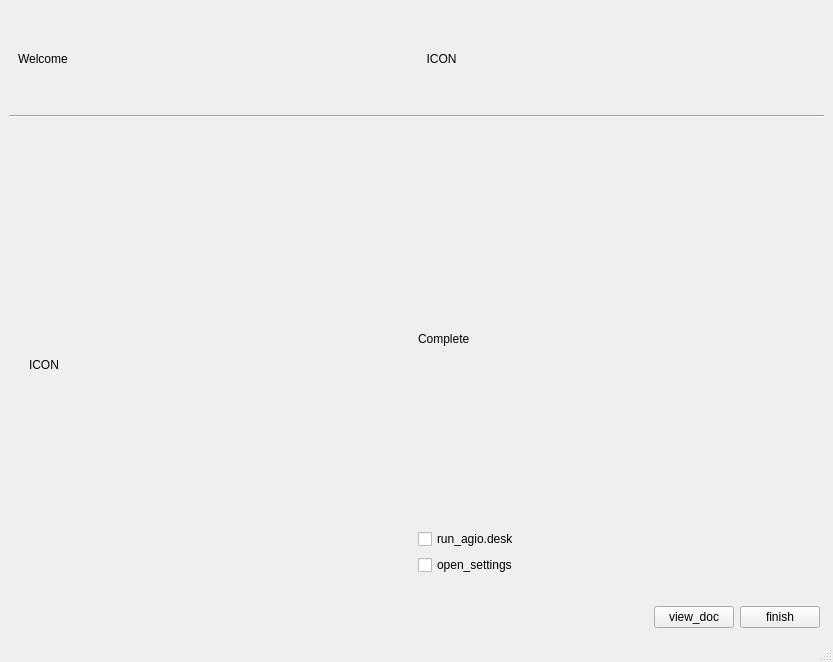
<?xml version="1.0" encoding="UTF-8"?>
<ui version="4.0">
 <class>MainWindow</class>
 <widget class="QMainWindow" name="MainWindow">
  <property name="geometry">
   <rect>
    <x>0</x>
    <y>0</y>
    <width>833</width>
    <height>662</height>
   </rect>
  </property>
  <property name="windowTitle">
   <string>MainWindow</string>
  </property>
  <widget class="QWidget" name="centralwidget">
   <layout class="QVBoxLayout" name="verticalLayout">
    <item>
     <widget class="QWidget" name="top_widdjet" native="true">
      <property name="minimumSize">
       <size>
        <width>0</width>
        <height>100</height>
       </size>
      </property>
      <layout class="QHBoxLayout" name="horizontalLayout">
       <item>
        <widget class="QLabel" name="label_welcome">
         <property name="text">
          <string>Welcome</string>
         </property>
        </widget>
       </item>
       <item>
        <widget class="QLabel" name="label_icon">
         <property name="text">
          <string>  ICON</string>
         </property>
        </widget>
       </item>
      </layout>
     </widget>
    </item>
    <item>
     <widget class="Line" name="line">
      <property name="orientation">
       <enum>Qt::Orientation::Horizontal</enum>
      </property>
     </widget>
    </item>
    <item>
     <widget class="QStackedWidget" name="book_wodjet">
      <property name="currentIndex">
       <number>3</number>
      </property>
      <widget class="QWidget" name="page_1">
       <layout class="QVBoxLayout" name="verticalLayout_2" stretch="1,0">
        <item>
         <widget class="QLabel" name="label_step1">
          <property name="text">
           <string>Step 1</string>
          </property>
          <property name="alignment">
           <set>Qt::AlignmentFlag::AlignLeading|Qt::AlignmentFlag::AlignLeft|Qt::AlignmentFlag::AlignTop</set>
          </property>
         </widget>
        </item>
        <item>
         <layout class="QHBoxLayout" name="button_layout" stretch="0,0">
          <item>
           <spacer name="horizontalSpacer">
            <property name="orientation">
             <enum>Qt::Orientation::Horizontal</enum>
            </property>
            <property name="sizeHint" stdset="0">
             <size>
              <width>40</width>
              <height>20</height>
             </size>
            </property>
           </spacer>
          </item>
          <item>
           <widget class="QPushButton" name="next">
            <property name="text">
             <string>PushButton</string>
            </property>
           </widget>
          </item>
         </layout>
        </item>
       </layout>
      </widget>
      <widget class="QWidget" name="page_2">
       <widget class="QWidget" name="horizontalLayoutWidget">
        <property name="geometry">
         <rect>
          <x>0</x>
          <y>470</y>
          <width>801</width>
          <height>31</height>
         </rect>
        </property>
        <layout class="QHBoxLayout" name="buutton_layout">
         <item>
          <spacer name="horizontalSpacer_2">
           <property name="orientation">
            <enum>Qt::Orientation::Horizontal</enum>
           </property>
           <property name="sizeHint" stdset="0">
            <size>
             <width>40</width>
             <height>20</height>
            </size>
           </property>
          </spacer>
         </item>
         <item>
          <widget class="QPushButton" name="cancel">
           <property name="text">
            <string>PushButton</string>
           </property>
          </widget>
         </item>
         <item>
          <widget class="QPushButton" name="install">
           <property name="text">
            <string>PushButton</string>
           </property>
          </widget>
         </item>
        </layout>
       </widget>
       <widget class="QGroupBox" name="instal_settings">
        <property name="geometry">
         <rect>
          <x>10</x>
          <y>30</y>
          <width>791</width>
          <height>381</height>
         </rect>
        </property>
        <property name="title">
         <string>Settings</string>
        </property>
        <layout class="QFormLayout" name="formLayout">
         <item row="2" column="0">
          <widget class="QCheckBox" name="checkBox_1">
           <property name="text">
            <string>create_shortcut</string>
           </property>
          </widget>
         </item>
         <item row="2" column="1">
          <widget class="QCheckBox" name="checkBox_2">
           <property name="text">
            <string>create_shrotcut_in_menu</string>
           </property>
          </widget>
         </item>
         <item row="1" column="1">
          <layout class="QHBoxLayout" name="horizontalLayout_2">
           <item>
            <widget class="QLineEdit" name="lineEdit"/>
           </item>
           <item>
            <widget class="QToolButton" name="toolButton">
             <property name="text">
              <string>...</string>
             </property>
            </widget>
           </item>
          </layout>
         </item>
         <item row="1" column="0">
          <widget class="QLabel" name="label_browse">
           <property name="text">
            <string>destanation</string>
           </property>
          </widget>
         </item>
        </layout>
       </widget>
      </widget>
      <widget class="QWidget" name="page_3">
       <widget class="QWidget" name="horizontalLayoutWidget_3">
        <property name="geometry">
         <rect>
          <x>0</x>
          <y>480</y>
          <width>811</width>
          <height>26</height>
         </rect>
        </property>
        <layout class="QHBoxLayout" name="button_layout_2" stretch="0,0">
         <item>
          <spacer name="horizontalSpacer_3">
           <property name="orientation">
            <enum>Qt::Orientation::Horizontal</enum>
           </property>
           <property name="sizeHint" stdset="0">
            <size>
             <width>40</width>
             <height>20</height>
            </size>
           </property>
          </spacer>
         </item>
         <item>
          <widget class="QPushButton" name="back">
           <property name="text">
            <string>PushButton</string>
           </property>
          </widget>
         </item>
        </layout>
       </widget>
       <widget class="QGroupBox" name="groupBox">
        <property name="geometry">
         <rect>
          <x>0</x>
          <y>20</y>
          <width>811</width>
          <height>451</height>
         </rect>
        </property>
        <property name="title">
         <string>logs</string>
        </property>
        <layout class="QVBoxLayout" name="verticalLayout_3">
         <item>
          <widget class="QProgressBar" name="progressBar">
           <property name="value">
            <number>24</number>
           </property>
          </widget>
         </item>
         <item>
          <widget class="QTextBrowser" name="textBrowser"/>
         </item>
        </layout>
       </widget>
      </widget>
      <widget class="QWidget" name="page_4">
       <widget class="QWidget" name="horizontalLayoutWidget_4">
        <property name="geometry">
         <rect>
          <x>0</x>
          <y>480</y>
          <width>811</width>
          <height>26</height>
         </rect>
        </property>
        <layout class="QHBoxLayout" name="button_layout_3" stretch="0,0,0">
         <item>
          <spacer name="horizontalSpacer_4">
           <property name="orientation">
            <enum>Qt::Orientation::Horizontal</enum>
           </property>
           <property name="sizeHint" stdset="0">
            <size>
             <width>40</width>
             <height>20</height>
            </size>
           </property>
          </spacer>
         </item>
         <item>
          <widget class="QPushButton" name="doc_button">
           <property name="text">
            <string>view_doc</string>
           </property>
          </widget>
         </item>
         <item>
          <widget class="QPushButton" name="back_2">
           <property name="text">
            <string>finish</string>
           </property>
          </widget>
         </item>
        </layout>
       </widget>
       <widget class="QWidget" name="">
        <property name="geometry">
         <rect>
          <x>20</x>
          <y>30</y>
          <width>771</width>
          <height>421</height>
         </rect>
        </property>
        <layout class="QHBoxLayout" name="horizontalLayout_3">
         <item>
          <widget class="QLabel" name="label_finish">
           <property name="text">
            <string>ICON</string>
           </property>
          </widget>
         </item>
         <item>
          <layout class="QVBoxLayout" name="verticalLayout_4" stretch="0,0,0">
           <property name="spacing">
            <number>6</number>
           </property>
           <property name="topMargin">
            <number>0</number>
           </property>
           <property name="bottomMargin">
            <number>0</number>
           </property>
           <item>
            <widget class="QLabel" name="label">
             <property name="sizePolicy">
              <sizepolicy hsizetype="Preferred" vsizetype="Expanding">
               <horstretch>0</horstretch>
               <verstretch>0</verstretch>
              </sizepolicy>
             </property>
             <property name="maximumSize">
              <size>
               <width>16777215</width>
               <height>16777100</height>
              </size>
             </property>
             <property name="baseSize">
              <size>
               <width>0</width>
               <height>100</height>
              </size>
             </property>
             <property name="autoFillBackground">
              <bool>false</bool>
             </property>
             <property name="text">
              <string>Complete</string>
             </property>
            </widget>
           </item>
           <item>
            <widget class="QCheckBox" name="checkBox_run_agio">
             <property name="text">
              <string>run_agio.desk</string>
             </property>
             <property name="checkable">
              <bool>false</bool>
             </property>
             <property name="autoRepeat">
              <bool>false</bool>
             </property>
            </widget>
           </item>
           <item>
            <widget class="QCheckBox" name="checkBox_open_settings">
             <property name="text">
              <string>open_settings</string>
             </property>
            </widget>
           </item>
          </layout>
         </item>
        </layout>
       </widget>
      </widget>
     </widget>
    </item>
   </layout>
  </widget>
  <widget class="QStatusBar" name="statusbar"/>
 </widget>
 <resources/>
 <connections/>
</ui>
